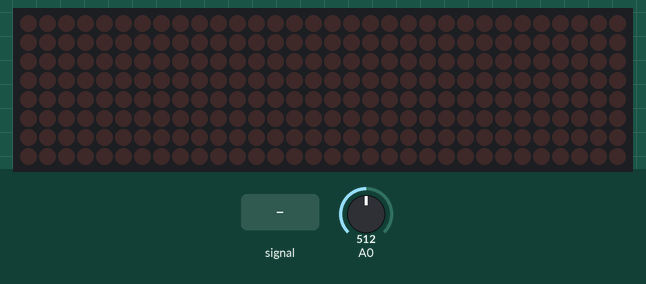
Bench run of a sketch on a simulated Arduino Uno, built with avr-gcc and run on an emulated ATmega328P. On the bench: 32×8 LED matrix. Inputs (shaded band) come from the test bench; at power-on: A0 = 512.

Above: at 1.2 s.
1.3 s: A0 fed a 200 Hz sine of ±81 counts around its level
At 2.11 s:
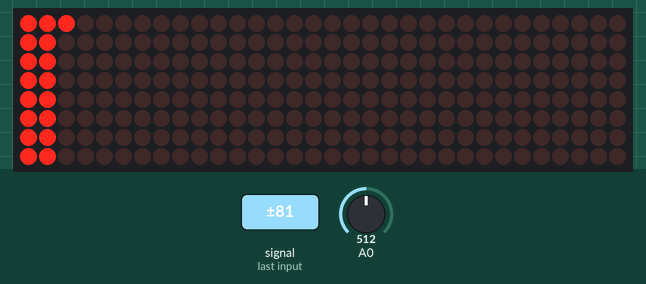
3.1 s: A0 set to 0
At 4.1 s:
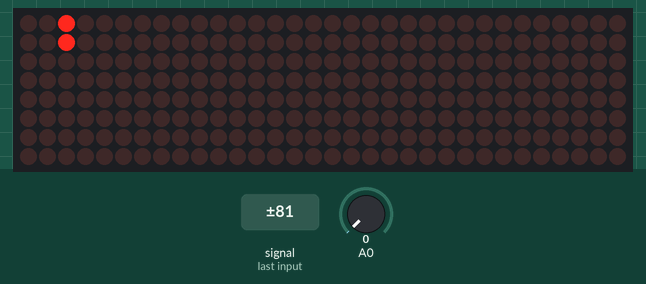
4.9 s: A0 set to 122
At 5.6 s:
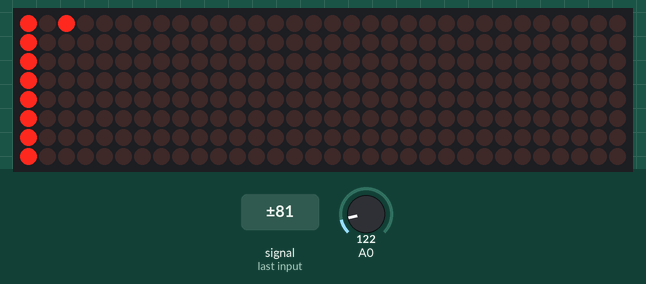
6.5 s: A0 set to 511
At 6.76 s:
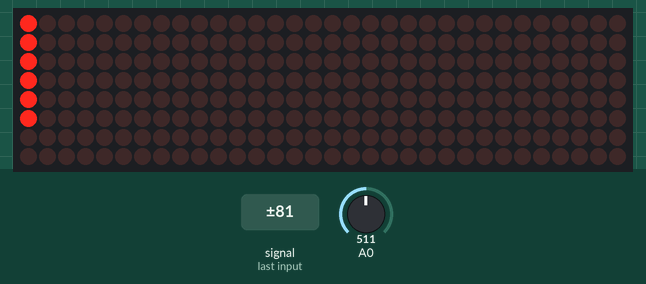
8.4 s: A0 set to 306
At 9.0 s:
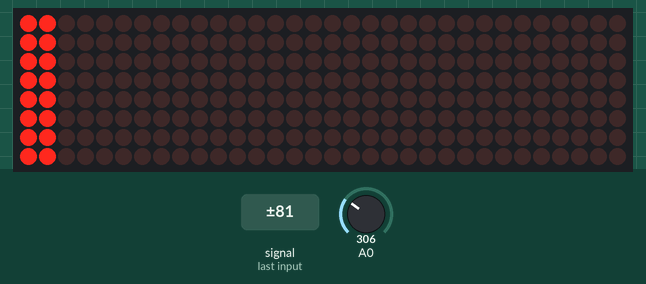
10.0 s: A0 set to 900
At 10.28 s:
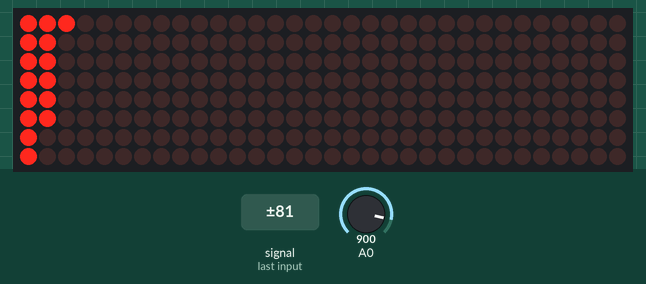
Timing chart, 0 to 13.0 s (numbered marks = the images above; inputs shaded):
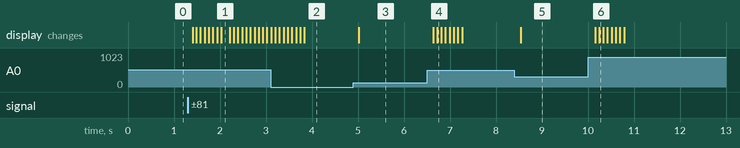

The sketch:

music_Led.ino
```cpp
#include <arduinoFFT.h>
#include <MD_MAX72xx.h>
#include <SPI.h>
#include <Adafruit_GFX.h>
#include <Max72xxPanel.h>
#define SAMPLES 64
#define HARDWARE_TYPE MD_MAX72XX::FC16_HW
#define MAX_DEVICES  4
#define CLK_PIN   13
#define DATA_PIN  11
#define CS_PIN    10
#define  xres 32
#define  yres 8
int MY_ARRAY[] = {0, 1, 3, 7, 15, 31, 63, 127, 255};
double vReal[SAMPLES];
double vImag[SAMPLES];
char data_avgs[xres];
int yvalue;
int displaycolumn , displayvalue;
int peaks[xres];
int pinCS = 10;
MD_MAX72XX mx = MD_MAX72XX(HARDWARE_TYPE, CS_PIN, MAX_DEVICES);
arduinoFFT FFT = arduinoFFT();
void setup() {
  ADCSRA = 0b11100101;
  ADMUX = 0b00000000;
  mx.begin();
  delay(50);
}
void loop() {


    for (int i = 0; i < SAMPLES; i++)
    {
      while (!(ADCSRA & 0x10));
      ADCSRA = 0b11110101 ;
      int value = ADC - 512 ;
      vReal[i] = value / 8;
      vImag[i] = 0;
    }
    FFT.Windowing(vReal, SAMPLES, FFT_WIN_TYP_HAMMING, FFT_FORWARD);
    FFT.Compute(vReal, vImag, SAMPLES, FFT_FORWARD);
    FFT.ComplexToMagnitude(vReal, vImag, SAMPLES);
    int step = (SAMPLES / 2) / xres;
    int c = 0;
    for (int i = 0; i < (SAMPLES / 2); i += step)
    {
      data_avgs[c] = 0;
      for (int k = 0 ; k < step ; k++) {
        data_avgs[c] = data_avgs[c] + vReal[i + k];
      }
      data_avgs[c] = data_avgs[c] / step;
      c++;
    }

    for (int i = 0; i < xres; i++)
    {
      data_avgs[i] = constrain(data_avgs[i], 0, 40);
      data_avgs[i] = map(data_avgs[i], 0, 40, 0, yres);
      yvalue = data_avgs[i];

      peaks[i] = peaks[i] - 1;
      if (yvalue > peaks[i])
        peaks[i] = yvalue ;
      yvalue = peaks[i];
      displayvalue = MY_ARRAY[yvalue];
      displaycolumn = 31 - i;
      mx.setColumn(displaycolumn, displayvalue);
    }
  }
```

Measured:
- after the input at 1.3 s, the display: first changes after 0.10 s (image 1 shows a later state)
- after the input at 3.1 s, the display: first differs from a run without the input after 0.10 s (image 2 shows a later state)
- after the input at 4.9 s, the display: changes after 0.12 s (image 3)
- after the input at 6.5 s, the display: first changes after 0.14 s (image 4 shows a later state)
- after the input at 8.4 s, the display: changes after 0.14 s (image 5)
- after the input at 10.0 s, the display: first changes after 0.16 s (image 6 shows a later state)
